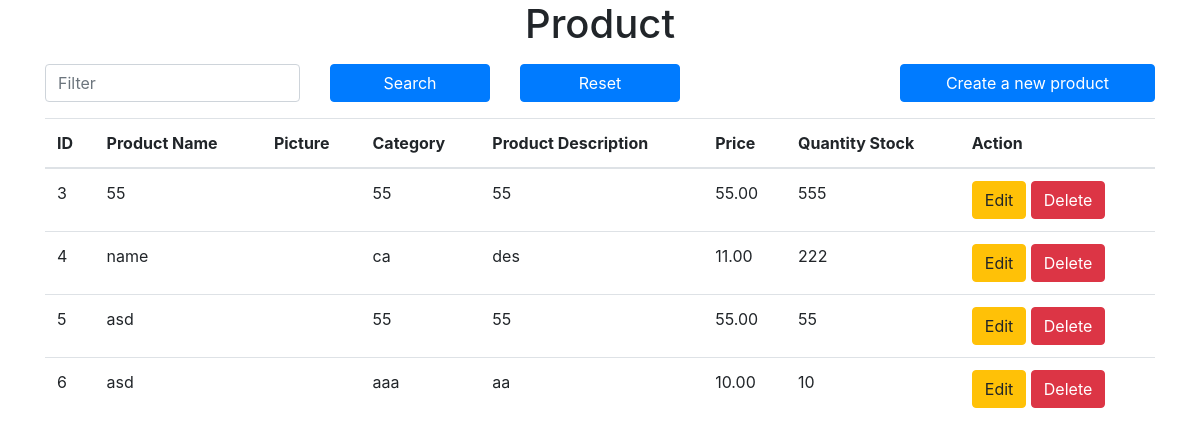
The page / on the database its author committed.
### tables this page shows
CREATE TABLE `products` (
  `ProductID` int(11) NOT NULL,
  `ProductName` varchar(50) NOT NULL,
  `Picture` varchar(100) NOT NULL,
  `ProductDescription` varchar(250) NOT NULL,
  `ProductPicture` varchar(255) NOT NULL,
  `ProductCategory` varchar(100) NOT NULL,
  `Price` decimal(10,2) NOT NULL,
  `QuantityStock` int(11) NOT NULL
);

### index.php (the view, shortened to what this page needs)
<!doctype html>
<html lang="en">
<head>
    <link rel="stylesheet" href="https://stackpath.bootstrapcdn.com/bootstrap/4.3.1/css/bootstrap.min.css">
</head>
<body>
    <?php
    require('connect.php')
    ?>
    <div class="container">
        <div class="col-md-12" style="text-align: center;">
            <h1>
                Product
            </h1>
        </div>
        <form action="" method="post">
            <div class="row mb-3 mt-3">
                <div class="col-md-3">
                    <input type="text" name="filter" id="filter" class="form-control" placeholder="Filter" value="<?php echo (!empty($_POST['filter'])) ? $_POST['filter'] : '' ?>">
                </div>
                <div class="col-md-2">
                    <button type="submit" class="btn btn-primary btn-block">Search</button>
                </div>
                <div class="col-md-2 ">
                    <button type="reset" class="btn btn-primary btn-block">Reset</button>
                </div>
                <div class="col-md-3 offset-md-2">
                    <a href="create.php" class="btn btn-primary btn-block">Create a new product</a>
                </div>
            </div>
        </form>
        <div class="row">
            <div class="col-md-12">
                <table class="table">
                    <thead>
                        <tr>
                            <th>ID</th>
                            <th>Product Name</th>
                            <th>Picture</th>
                            <th>Category</th>
                            <th>Product Description</th>
                            <th>Price</th>
                            <th>Quantity Stock</th>
                            <th>Action</th>
                        </tr>
                    </thead>
                    <tbody>
                        <?php
                        $cond = (!empty($_POST)) ? "WHERE ProductName LIKE '%" . $_POST['filter'] . "%' OR ProductName LIKE '%" . $_POST['filter'] . "%' OR ProductCategory LIKE '%" . $_POST['filter'] . "%' OR ProductDescription LIKE '%" . $_POST['filter'] . "%'" : '';
                        $sql = "SELECT * FROM `Products` " . $cond;
                        $result = mysqli_query($con, $sql);
                        if ($result) {
                            if (mysqli_num_rows($result) > 0) {
                                while ($row = mysqli_fetch_array($result)) {
                        ?>
                                    <tr>
                                        <td scope="row"><?php echo $row['ProductID']; ?></td>
                                        <td><?php echo $row['ProductName']; ?></td>
                                        <td><img src="<?php echo $row['ProductPicture']; ?>" alt="" width="100"></td>
                                        <td><?php echo $row['ProductCategory']; ?></td>
                                        <td><?php echo $row['ProductDescription']; ?></td>
                                        <td><?php echo $row['Price']; ?></td>
                                        <td><?php echo $row['QuantityStock']; ?></td>
                                        <td>
                                            <a href="edit.php?id=<?php echo $row['ProductID'] ?>" class="btn btn-warning">Edit</a>
                                            <a href="delete.php?id=<?php echo $row['ProductID'] ?>" class="btn btn-danger">Delete</a>
                                        </td>
                                    </tr>
                                <?php
                                }
                            }
                        } ?>
                    </tbody>
                </table>
            </div>
        </div>
    </div>
</body>
</html>

### rows shown on the page
products: ProductID "3", ProductName "55", ProductCategory "55", ProductDescription "55", Price "55.00", QuantityStock "555"
products: ProductID "4", ProductName "name", ProductCategory "ca", ProductDescription "des", Price "11.00", QuantityStock "222"
products: ProductID "5", ProductName "asd", ProductCategory "55", ProductDescription "55", Price "55.00", QuantityStock "55"
products: ProductID "6", ProductName "asd", ProductCategory "aaa", ProductDescription "aa", Price "10.00", QuantityStock "10"
